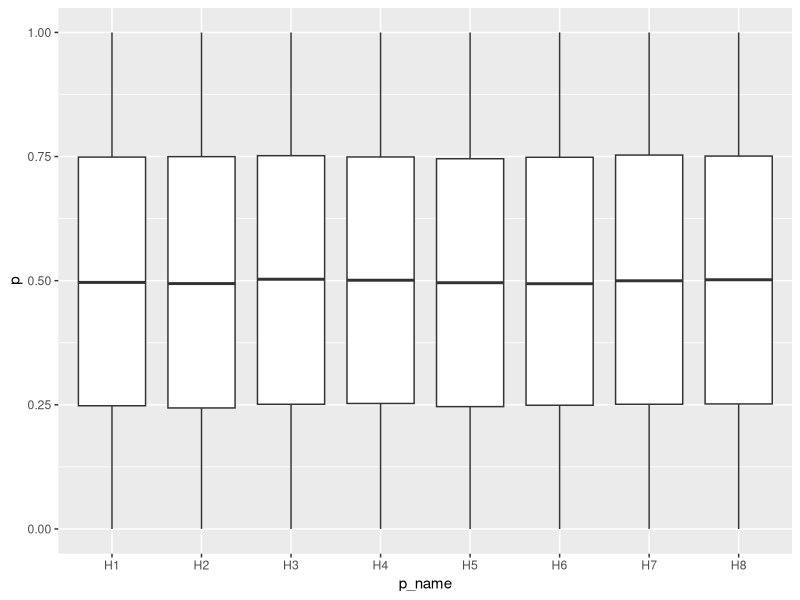

Write the R code that produced this figure.
library(matrixStats)
library(tidyverse)
library(mvtnorm)

stage_1_data_old <- function(mu, corr, n) {
  mueff = c(mu[2:5] - mu[1], mu[7:10] - mu[6])
  X1 = matrix(rnorm(n * 5), nrow = 5) #BF generates data
  X2 = corr * X1 + sqrt(1 - corr^2) * matrix(rnorm(n * 5), nrow = 5) + mu[6:10] #BF generates data
  X1 = X1 + mu[1:5]
  t1 = (rowMeans(X1[2:5, ]) - mean(X1[1, ])) /
    sqrt((rowVars(X1[2:5, ]) + var(X1[1, ])) / n)
  t2 = (rowMeans(X2[2:5, ]) - mean(X2[1, ])) /
    sqrt((rowVars(X2[2:5, ]) + var(X2[1, ])) / n)
  p1 = 1 - pt(c(t1, t2), df = n * 2 - 2) #BF actual p-values from data, t-test

  return(p1)
}

gen_data <- function(
  n,
  corr_control,
  corr_treatment,
  cont_treat_association,
  eff,
  n_cont,
  n_treat
) {
  #it is much more efficent to generate all data in only one call to rmvnorm instead of length seperate ones,
  #since else eigenvalues for the correlation matrix are computed each time
  print(n_cont)
  print(n_treat)
  print(corr_control)
  print(corr_treatment)

  controls <- dim(corr_control)[1]
  arms <- dim(corr_treatment)[1]

  if (length(n_cont) == 1) {
    n_cont <- rep(n_cont, controls)
  }
  if (length(n_treat) == 1) {
    n_treat <- rep(n_treat, arms)
  }

  control <- array(
    rmvnorm(max(n_cont) * n, sigma = corr_control),
    dim = c(n, max(n_cont), controls)
  )

  treatment <- array(
    rmvnorm(max(n_treat) * n, mean = eff, sigma = corr_treatment),
    dim = c(n, max(n_treat), arms)
  )

  control <- aperm(control, c(2, 3, 1))
  treatment <- aperm(treatment, c(2, 3, 1))
  # now the shape is (number of treated people, number of arms, number of runs)

  #set all values outside of the desired sample size to 0
  for (i in 1:controls) {
    if (n_cont[i] < max(n_cont)) {
      control[n_cont[i]:max(n_cont), i, ] <- NA
    }
  }
  for (i in 1:arms) {
    if (n_treat[i] < max(n_treat)) {
      treatment[n_treat[i]:max(n_treat), i, ] <- NA
    }
  }

  cont_mean <- colMeans(control, na.rm = T)
  treat_mean <- colMeans(treatment, na.rm = T)
  cont_var <- colVars(
    control,
    na.rm = T,
    dim. = c(max(n_cont), length(n_cont) * n)
  )
  dim(cont_var) <- dim(control)[-1]
  treat_var <- colVars(
    treatment,
    na.rm = T,
    dim. = c(max(n_treat), length(n_treat) * n)
  )
  dim(treat_var) <- dim(treatment)[-1]

  p <- sapply(1:length(cont_treat_association), function(arm) {
    n_arm_cont <- n_cont[cont_treat_association[arm]]
    n_arm_treat <- n_treat[arm]

    t <- (treat_mean[arm, ] - cont_mean[cont_treat_association[arm], ]) /
      sqrt(
        ((treat_var[arm, ] * (n_arm_treat - 1)) +
          (cont_var[cont_treat_association[arm], ] * (n_arm_cont - 1))) /
          (n_arm_treat + n_arm_cont - 2) *
          (1 / n_arm_treat + 1 / n_arm_cont)
      )

    df <- n_arm_treat + n_arm_cont - 2
    return(1 - pt(t, df = df))
  })

  p
}

gen_data_naive <- function(
  n,
  corr_control,
  corr_treatment,
  cont_treat_association,
  eff,
  n_cont,
  n_treat
) {
  if (length(n_cont) == 1) {
    n_cont <- rep(n_cont, dim(corr_control)[1])
  }
  if (length(n_treat) == 1) {
    n_treat <- rep(n_treat, dim(corr_treatment)[1])
  }

  control <- array(
    t(rmvnorm(max(n_cont) * n, sigma = corr_control)),
    dim = c(length(n_cont), max(n_cont), n)
  )

  treatment <- array(
    t(rmvnorm(max(n_treat) * n, mean = eff, sigma = corr_treatment)),
    dim = c(length(n_treat), max(n_treat), n)
  )

  p1 <- sapply(1:n, function(i) {
    sapply(1:length(cont_treat_association), function(arm) {
      cont <- cont_treat_association[arm]
      t.test(
        treatment[arm, 1:n_treat[arm], i],
        control[cont, 1:n_cont[cont], i],
        alternative = "greater",
        var.equal = TRUE
      )$p.value
    })
  })
}


stage_2_data_old <- function(mu, corr, n2, trt2, runs2) {
  ntrt <- length(trt2)

  I2 = c(trt2, trt2 + 4)
  ##update the sample sizes
  tn2base = (n2 * 5) %/% (1 + ntrt) # compute 2nd stage sample size to the selected treatment
  tn2remainder = (n2 * 5) %% (1 + ntrt) # distribute sample size to remaining treatments
  tn2 = rep(0, 5)
  tn2[c(1, 1 + trt2)] = tn2base
  tn2[c(1, 1 + trt2)][0:tn2remainder] = tn2base + 1 # second stage per treatment sample size

  tn2s = tn2[c(1, 1 + trt2)] # sample sizes of the selected arms (out of 5)
  mtn2 = max(tn2s)

  Y1 = array(rnorm(mtn2 * (ntrt + 1) * runs2), dim = c(ntrt + 1, mtn2, runs2)) # primary endpoint data
  Y2 = corr *
    Y1 +
    sqrt(1 - corr^2) *
      array(rnorm(mtn2 * (ntrt + 1) * runs2), dim = c(ntrt + 1, mtn2, runs2)) +
    mu[c(6, trt2 + 6)] # secondary endpoint data
  Y1 = Y1 + mu[c(1, trt2 + 1)]
  # to have the correct sample sizes we set mtn2-tn2 observations to 0
  ztn2 = mtn2 - tn2s # number of elements to be set to 0 for each treatment to get correct sample size
  for (i in seq_len(ntrt + 1)) {
    Y1[i, seq_len(ztn2[i]), ] <- 0
    Y2[i, seq_len(ztn2[i]), ] <- 0
  }
  Y1p = aperm(Y1, c(1, 3, 2))
  # because rowMeans sums over the last dimension, we need to permute
  # the dimensions of the arrays first
  Y2p = aperm(Y2, c(1, 3, 2))
  my1 = rowMeans(Y1p, dims = 2)
  my2 = rowMeans(Y2p, dims = 2)
  my1s = rowMeans(Y1p * Y1p, dims = 2)
  my2s = rowMeans(Y2p * Y2p, dims = 2)
  vy1 = (my1s - my1 * my1) * tn2s / (tn2s - 1)
  vy2 = (my2s - my2 * my2) * tn2s / (tn2s - 1)
  t1 = (t(my1[-1, , drop = FALSE]) - my1[1, ]) /
    sqrt(
      ((t(vy1[-1, , drop = FALSE] * (tn2s[-1] - 1)) +
        vy1[1, ] * (tn2s[1] - 1)) /
        (tn2s[1] + tn2s[-1] - 2)) *
        (1 / tn2s[1] + 1 / tn2s[-1])
    )
  t2 = (t(my2[-1, , drop = FALSE]) - my2[1, ]) /
    sqrt(
      ((t(vy2[-1, , drop = FALSE] * (tn2s[-1] - 1)) +
        vy2[1, ] * (tn2s[1] - 1)) /
        (tn2s[1] + tn2s[-1] - 2)) *
        (1 / tn2s[1] + 1 / tn2s[-1])
    )
  pp2.1 <- matrix(NA, nrow = runs2, ncol = ntrt, ) # 2nd stage p-values primary endpoint
  pp2.2 <- matrix(NA, nrow = runs2, ncol = ntrt) # 2nd stage p-values secondary endpoint
  # Loop over each treatment group
  for (i in 1:ntrt) {
    # Degrees of freedom for the i-th treatment group
    df_i <- tn2[1] + tn2s[i + 1] - 2
    # Compute p-values for all trials in the i-th treatment group
    pp2.1[, i] <- pt(-t1[, i], df = df_i)
    pp2.2[, i] <- pt(-t2[, i], df = df_i)
  }
  return(cbind(pp2.1, pp2.2))
  #p2[,I2] <- t(1-pnorm(sqrt(ths)*qnorm(1-p1[c(trt2,trt2+4)])+sqrt(1-ths)*qnorm(1-t(cbind(pp2.1,pp2.2)))))
}

eff <- c(0, 0, 0, 0, 0)
mu <- c(eff, eff)
corr <- 0.8
p_val_old <- as_tibble(do.call(
  rbind,
  (lapply(1:20000, function(i) {
    as.data.frame(list(
      i = i,
      val = stage_1_data_old(mu, corr, 50),
      index = paste0("H", 1:8)
    ))
  }))
))

trt2 <- c(1, 2, 3)

corr_control <- rbind(
  c(1, corr),
  c(corr, 1)
)

corr_treatment <- rbind(
  c(1, 0, 0, 0, corr, 0, 0, 0),
  c(0, 1, 0, 0, 0, corr, 0, 0),
  c(0, 0, 1, 0, 0, 0, corr, 0),
  c(0, 0, 0, 1, 0, 0, 0, corr),
  c(corr, 0, 0, 0, 1, 0, 0, 0),
  c(0, corr, 0, 0, 0, 1, 0, 0),
  c(0, 0, corr, 0, 0, 0, 1, 0),
  c(0, 0, 0, corr, 0, 0, 0, 1)
)

cont_treat_association <- c(1, 1, 1, 1, 2, 2, 2, 2)
eff <- rep(0, 8)

gen_data_s2 <- function(trt2, n_patients, n) {
  n_cont <- n_patients
  n_arms <- length(trt2)
  n_treat_prim <- rep(n_patients, n_arms + 1)

  n_treat_prim <- n_treat_prim +
    floor(((4 - n_arms) * n_patients) / (n_arms + 1))
  rem <- ((4 - n_arms) * n_patients) %% (n_arms + 1)

  n_treat_prim[1:rem] <- n_treat_prim[1:rem] + 1

  sel_hyp <- c(trt2, trt2 + 4)

  gen_data(
    n = n,
    corr_control = corr_control,
    corr_treatment = corr_treatment[sel_hyp, sel_hyp],
    cont_treat_association = cont_treat_association[sel_hyp],
    eff = eff[sel_hyp],
    n_cont = n_treat_prim[1],
    n_treat = c(n_treat_prim[-1], n_treat_prim[-1])
  )
}

# p_val_old_2 <- as_tibble(do.call(rbind, (lapply(1:200, function(i) {
#   as.data.frame(list(i=i, val=stage_2_data_old(mu, corr, 50, trt2, 100), index=paste0("H",1:8)))
#   }
# ))))

p_long_old_2 <- as_tibble(
  do.call(rbind, lapply(1:200, \(x) stage_2_data_old(mu, corr, 50, trt2, 100))),
  .name_repair = "universal"
)
colnames(p_long_old_2) <- paste0("H", 1:6)

p_long_2 <- as_tibble(
  gen_data_s2(trt2, 50, 20000),
  .name_repair = "universal"
)
colnames(p_long_2) <- paste0("H", 1:6)


p_long <- as_tibble(
  gen_data(
    20000,
    corr_control,
    corr_treatment,
    cont_treat_association,
    eff,
    50,
    50
  ),
  .name_repair = "universal"
)

colnames(p_long) <- paste0("H", 1:8)


p_long_old <- p_val_old |>
  pivot_wider(names_from = index, values_from = val)


for (i in 1:8) {
  for (j in i:8) {
    co <- cor(p_long[paste0("H", i)], p_long[paste0("H", j)])
    co_old <- cor(p_long_old[paste0("H", i)], p_long_old[paste0("H", j)])
    cat(paste0("H", i, "xH", j, " new: ", round(co, 5), "\n"))
    cat(paste0("H", i, "xH", j, " old: ", round(co_old, 5), "\n"))
    cat(paste0("Diff: ", round(co - co_old, 5), "\n\n"))
  }
}

for (i in 1:6) {
  for (j in i:6) {
    co <- cor(p_long_2[paste0("H", i)], p_long_2[paste0("H", j)])
    co_old <- cor(p_long_old_2[paste0("H", i)], p_long_old_2[paste0("H", j)])
    cat(paste0("H", i, "xH", j, " new: ", round(co, 5), "\n"))
    cat(paste0("H", i, "xH", j, " old: ", round(co_old, 5), "\n"))
    cat(paste0("Diff: ", round(co - co_old, 5), "\n\n"))
  }
}

p_long |>
  pivot_longer(cols = H1:H8, names_to = "p_name", values_to = "p") |>
  ggplot(aes(y = p, x = p_name)) +
  geom_boxplot()
